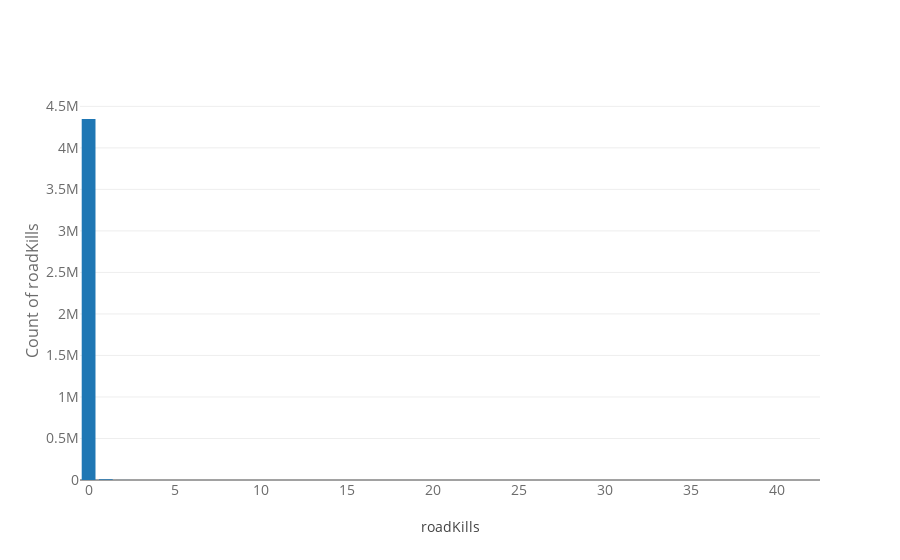

The code cell stored with this chart in its notebook:
### Markdown cell above
- roadKills : Number of kills while in a vehicle.

### Code cell
temp = df_train['roadKills'].value_counts().sort_values(ascending=False)

trace = go.Bar(
    x = temp.index,
    y = (temp)
)
data = [trace]
layout = go.Layout(
    title = "",
    xaxis=dict(
        title='roadKills',
        tickfont=dict(
            size=14,
            color='rgb(107, 107, 107)'
        )
    ),
    yaxis=dict(
        title='Count of roadKills',
        titlefont=dict(
            size=16,
            color='rgb(107, 107, 107)'
        ),
        tickfont=dict(
            size=14,
            color='rgb(107, 107, 107)'
        )
)
)
fig = go.Figure(data=data, layout=layout)
py.iplot(fig, filename='schoolStateNames')

### Figure 1 — Plotly figure (JSON) as saved in the notebook; plotly's stock layout.template omitted (floating-point values rounded to 4 significant figures)
{"data": [{"x": [0, 1, 2, 3, 4, 5, 6, 7, 10, 9, 11, 8, 13, 42], "y": [4347655, 8697, 754, 124, 62, 21, 8, 5, 3, 2, 2, 1, 1, 1], "type": "bar", "uid": "a78e4d76-cca9-11e8-b055-0242ac130002"}], "layout": {"title": "", "xaxis": {"tickfont": {"color": "rgb(107, 107, 107)", "size": 14}, "title": "roadKills"}, "yaxis": {"tickfont": {"color": "rgb(107, 107, 107)", "size": 14}, "title": "Count of roadKills", "titlefont": {"color": "rgb(107, 107, 107)", "size": 16}}}}
